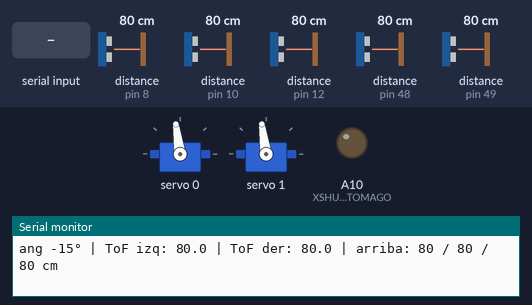
A sketch run on a simulated Arduino Mega 2560, built with avr-gcc and run on an emulated ATmega2560. Parts: 2 × servo, output pins drawn as LEDs (lit = HIGH), the last lines printed to the serial monitor. The inputs (shaded band) are chosen by the test bench; at power-on: distance to the obstacle (sensors on pin 8, pin 48, pin 10, pin 12, pin 49) 80 cm. The echo pulse lasts 58.3 µs per cm; pins used as bus, display or sensor lines are not drawn.

Above: at 15.99 s.
16.0 s: distance to the obstacle (sensor on pin 8) set to 2 cm
At 16.83 s:
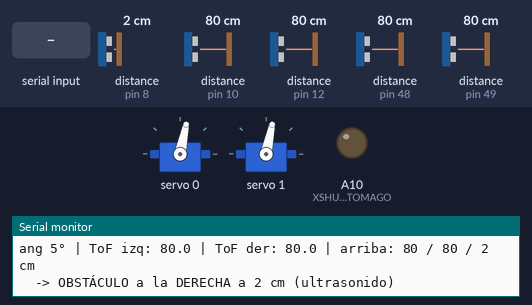
19.0 s: "f" received over Serial
21.1 s: distance to the obstacle (sensor on pin 48) set to 2 cm
24.1 s: "b" received over Serial
At 24.3 s:
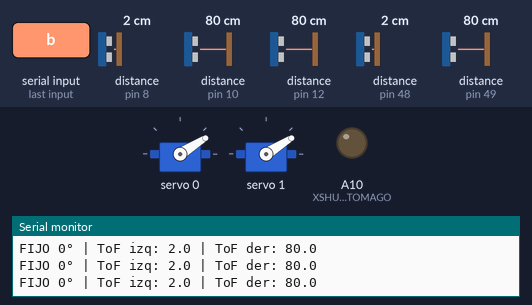
At 25.19 s:
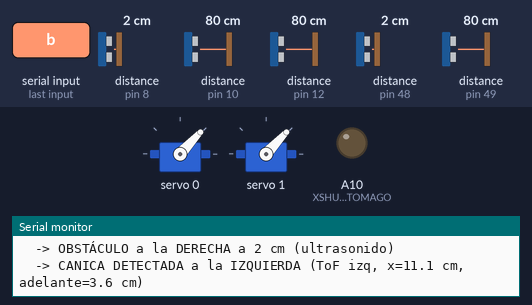
27.1 s: distance to the obstacle (sensor on pin 10) set to 2 cm
At 29.33 s:
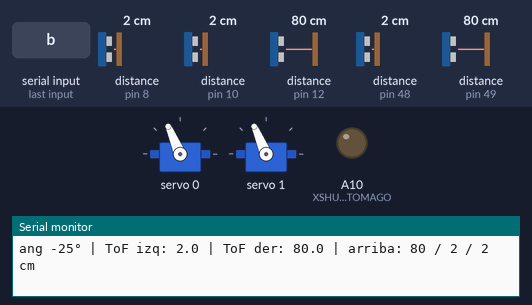
30.1 s: distance to the obstacle (sensor on pin 12) set to 2 cm
Timing chart, 0 to 34.1 s (numbered marks = the images above; inputs shaded):
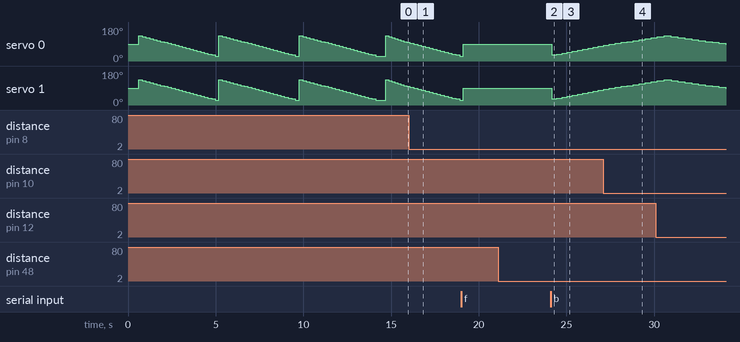

Measured:
- after the input at 24.1 s, servo 0, servo 1: 88° → 32° after 0.06 s, → 37° 0.30 s later, → 42° 0.30 s later, → 47° 0.30 s later, … (10 changes in this stretch)

The sketch:

detector-mixto.ino
```cpp
/*
  Detector de canicas mixto: 3 HC-SR04 arriba + 2 VL53L0X abajo con servo

  Disposición (vista de frente):

        IZQUIERDA     MEDIO      DERECHA
  ARRIBA   US izq      US med      US der      (ultrasonido, obstáculos)
  ABAJO    ToF izq  -------------  ToF der     (láser en cada punta, con servo)

  Conexiones:
    US izq (arriba)  TRIG/ECHO -> 13 / 12
    US med (arriba)  TRIG/ECHO -> 11 / 10
    US der (arriba)  TRIG/ECHO -> 9 / 8
    ToF izq y der    SDA -> D20, SCL -> D21 (I2C del Mega, en paralelo), VIN -> 5V
    ToF izq XSHUT -> A8      ToF der XSHUT -> A9
    ToF estómago     XSHUT -> A10: este sketch lo deja apagado (si no, arranca
                     en 0x29 y choca con los otros dos al darles dirección)
    PCA9685          SDA -> D20, SCL -> D21 (mismo bus que los ToF), VCC -> 5V
                     servo izq -> canal 0, servo der -> canal 1
                     V+ (bornera) -> fuente de 5V aparte, con GND común

  Barrido: los dos servos se mueven a la vez. Ángulo 0 = mirando derecho al
  frente; positivo = hacia afuera (la izquierda gira a la izquierda y la
  derecha a la derecha); negativo = hacia el centro. En cada paso se miden
  los 3 ultrasonidos (eso le da tiempo al servo a frenar) y después los ToF.

  Lógica: al arrancar se calibra el reposo de cada ToF en cada ángulo. Si un
  ToF lee bastante menos que su reposo, hay algo a esa distancia. Se calcula
  dónde está ese punto y se mira el ultrasonido de arriba que apunta para ese
  lado: si también ve algo a esa distancia es un obstáculo alto; si no, es
  una canica. Además, cada ultrasonido de arriba avisa por su cuenta si ve
  un obstáculo cerca. Por el monitor serie: 'c' recalibra, 'f' deja los
  láser quietos mirando al frente (para probar) y 'b' vuelve a barrer.
  Calibrar con el piso despejado: el reposo tiene que ser solo el piso.
*/

#include <Wire.h>
#include <Adafruit_PWMServoDriver.h>
#include <VL53L0X.h>

// ---------- Ultrasonidos de arriba ----------
const uint8_t NUM_US = 3;
const uint8_t US_TRIG[NUM_US] = {13, 11, 9};
const uint8_t US_ECHO[NUM_US] = {12, 10, 8};
const char *LADOS[3] = {"IZQUIERDA", "MEDIO", "DERECHA"};
// Posición lateral (cm, positivo = izquierda) y hacia dónde apunta (grados)
const float US_X_CM[NUM_US] = {5.4, 0.0, -5.4};
const float US_ANG[NUM_US] = {30.0, 0.0, -30.0};
const float US_DIST_MAX_CM = 400.0;
const unsigned long US_TIMEOUT_US = 25000UL;
const unsigned int PAUSA_ENTRE_US_MS = 15;
// Un ultrasonido de arriba que ve algo más cerca que esto avisa de obstáculo
const float US_OBSTACULO_CM = 25.0;

// ---------- ToF de abajo ----------
const uint8_t NUM_TOF = 2;  // 0 = izquierda, 1 = derecha
const uint8_t TOF_XSHUT[NUM_TOF] = {A8, A9};
// ToF del estómago: se mantiene apagado para que no ocupe 0x29
const uint8_t XSHUT_ESTOMAGO = A10;
const uint8_t TOF_DIRECCION[NUM_TOF] = {0x30, 0x31};
// Posición del eje de cada servo (cm): lateral desde el centro del chasis
// (positivo = izquierda) y hacia adelante desde el panel frontal
const float TOF_X_CM[NUM_TOF] = {8.3, -8.3};
const float TOF_EJE_Y_CM = 0.8;
// El chip va pegado al aspa, adelante del eje: gira describiendo un arco
const float TOF_BRAZO_CM = 2.0;
const char *NOMBRE_TOF[NUM_TOF] = {"ToF izq", "ToF der"};
// Más allá de esto el ToF ya no distingue la canica del fondo
const float TOF_ALCANCE_CM = 18.0;
// Caída mínima respecto del reposo para considerar que hay algo
const float TOF_UMBRAL_CM = 8.0;
const float TOF_SIN_OBJETO_CM = 999.0;

// ---------- Servos ----------
const uint8_t SERVO_CANAL[NUM_TOF] = {0, 1};  // canales del PCA9685
// Ancho de pulso para 0° y 180° (típico de un SG90)
const uint16_t SERVO_US_0 = 500;
const uint16_t SERVO_US_180 = 2400;
// Valor del servo con el sensor mirando al frente, y sentido de giro:
// si un servo gira para el lado contrario, cambiá su signo a -1
const uint8_t SERVO_CENTRO[NUM_TOF] = {90, 90};
const int8_t SERVO_SENTIDO[NUM_TOF] = {-1, -1};
const int8_t ANG_MIN = -45;  // hacia el centro
const int8_t ANG_MAX = 60;   // hacia afuera
const int8_t ANG_PASO = 5;
const uint8_t NUM_ANG = (ANG_MAX - ANG_MIN) / ANG_PASO + 1;
// Tiempo mínimo para que el servo llegue y frene (el resto lo cubren los US)
const unsigned int PAUSA_SERVO_MS = 40;

// Si el ultrasonido de arriba ve algo hasta esta distancia más allá del
// punto detectado por el ToF, se considera que es el mismo objeto (alto)
const float MARGEN_OBSTACULO_CM = 6.0;
const uint8_t BARRIDOS_CALIBRACION = 3;

VL53L0X tof[NUM_TOF];
Adafruit_PWMServoDriver pca;  // dirección 0x40 (de fábrica)
float reposoTof[NUM_TOF][NUM_ANG];

float medirUltrasonido(uint8_t i) {
  digitalWrite(US_TRIG[i], LOW);
  delayMicroseconds(2);
  digitalWrite(US_TRIG[i], HIGH);
  delayMicroseconds(10);
  digitalWrite(US_TRIG[i], LOW);

  unsigned long duracion = pulseIn(US_ECHO[i], HIGH, US_TIMEOUT_US);
  if (duracion == 0) {
    return US_DIST_MAX_CM;
  }
  return duracion * 0.0343 / 2.0;
}

void medirUltrasonidos(float dist[]) {
  for (uint8_t i = 0; i < NUM_US; i++) {
    dist[i] = medirUltrasonido(i);
    delay(PAUSA_ENTRE_US_MS);
  }
}

float medirTof(uint8_t k) {
  uint16_t mm = tof[k].readRangeSingleMillimeters();
  if (tof[k].timeoutOccurred() || mm >= 8000) {
    return TOF_SIN_OBJETO_CM;
  }
  return mm / 10.0;
}

int8_t anguloDePaso(uint8_t paso) {
  return ANG_MIN + paso * ANG_PASO;
}

void moverServos(int8_t ang) {
  for (uint8_t k = 0; k < NUM_TOF; k++) {
    int16_t grados = constrain(SERVO_CENTRO[k] + SERVO_SENTIDO[k] * ang, 0, 180);
    pca.writeMicroseconds(SERVO_CANAL[k], map(grados, 0, 180, SERVO_US_0, SERVO_US_180));
  }
}

// Ángulo en el sistema común (positivo = hacia la izquierda)
float anguloGlobal(uint8_t k, int8_t ang) {
  return k == 0 ? ang : -ang;
}

// Modo largo alcance: más sensible al vidrio, que devuelve poca luz
bool iniciarTof(uint8_t k) {
  pinMode(TOF_XSHUT[k], INPUT);  // lo suelta: el pull-up del módulo lo enciende
  delay(50);
  tof[k].setTimeout(500);
  if (!tof[k].init()) {
    return false;
  }
  tof[k].setAddress(TOF_DIRECCION[k]);
  tof[k].setSignalRateLimit(0.1);
  tof[k].setVcselPulsePeriod(VL53L0X::VcselPeriodPreRange, 18);
  tof[k].setVcselPulsePeriod(VL53L0X::VcselPeriodFinalRange, 14);
  tof[k].setMeasurementTimingBudget(33000);
  return true;
}

// Ordena las muestras y devuelve la del medio
float mediana(float valores[], uint8_t n) {
  for (uint8_t i = 1; i < n; i++) {
    float v = valores[i];
    int8_t j = i - 1;
    while (j >= 0 && valores[j] > v) {
      valores[j + 1] = valores[j];
      j--;
    }
    valores[j + 1] = v;
  }
  return valores[n / 2];
}

void calibrar() {
  Serial.println(F("Calibrando: no pongas nada frente a los sensores..."));
  float muestras[NUM_TOF][NUM_ANG][BARRIDOS_CALIBRACION];
  for (uint8_t b = 0; b < BARRIDOS_CALIBRACION; b++) {
    for (uint8_t p = 0; p < NUM_ANG; p++) {
      moverServos(anguloDePaso(p));
      delay(PAUSA_SERVO_MS + 100);
      for (uint8_t k = 0; k < NUM_TOF; k++) {
        muestras[k][p][b] = medirTof(k);
      }
    }
  }
  for (uint8_t k = 0; k < NUM_TOF; k++) {
    Serial.print(F("  Reposo "));
    Serial.print(NOMBRE_TOF[k]);
    Serial.print(F(":"));
    for (uint8_t p = 0; p < NUM_ANG; p++) {
      reposoTof[k][p] = mediana(muestras[k][p], BARRIDOS_CALIBRACION);
      Serial.print(F(" "));
      Serial.print(anguloDePaso(p));
      Serial.print(F("°="));
      Serial.print(reposoTof[k][p], 0);
    }
    Serial.println(F(" cm"));
  }
}

// Decide si lo que vio el ToF k en el paso p es una canica y la informa
void evaluar(uint8_t k, uint8_t p, float d, const float distUs[]) {
  if (d > TOF_ALCANCE_CM || reposoTof[k][p] - d < TOF_UMBRAL_CM) {
    return;
  }

  // Posición del punto detectado (cm): x lateral (+ izquierda), y al frente
  float rad = radians(anguloGlobal(k, anguloDePaso(p)));
  // (desde el eje del servo: el brazo hasta el chip y después la distancia medida)
  float x = TOF_X_CM[k] + (TOF_BRAZO_CM + d) * sin(rad);
  float y = TOF_EJE_Y_CM + (TOF_BRAZO_CM + d) * cos(rad);

  // Ultrasonido de arriba que mejor apunta a ese punto
  uint8_t us = 0;
  float mejorDif = 360.0;
  for (uint8_t i = 0; i < NUM_US; i++) {
    float angPunto = degrees(atan2(x - US_X_CM[i], y));
    float dif = fabs(angPunto - US_ANG[i]);
    if (dif < mejorDif) {
      mejorDif = dif;
      us = i;
    }
  }
  float distAlPunto = sqrt(sq(x - US_X_CM[us]) + sq(y));
  bool obstaculoAlto = distUs[us] <= distAlPunto + MARGEN_OBSTACULO_CM;

  uint8_t lado = x > 3.0 ? 0 : (x < -3.0 ? 2 : 1);
  Serial.print(obstaculoAlto ? F("  -> obstáculo alto a la ") : F("  -> CANICA DETECTADA a la "));
  Serial.print(LADOS[lado]);
  Serial.print(F(" ("));
  Serial.print(NOMBRE_TOF[k]);
  Serial.print(F(", x="));
  Serial.print(x, 1);
  Serial.print(F(" cm, adelante="));
  Serial.print(y, 1);
  Serial.println(F(" cm)"));
}

void setup() {
  Serial.begin(9600);
  for (uint8_t i = 0; i < NUM_US; i++) {
    pinMode(US_TRIG[i], OUTPUT);
    digitalWrite(US_TRIG[i], LOW);
    pinMode(US_ECHO[i], INPUT);
  }

  // Apaga los dos ToF y los enciende de a uno para darles direcciones distintas
  Wire.begin();
  // Si el bus I2C se traba (un cable flojo), corta y lo reinicia en vez de colgarse
  Wire.setWireTimeout(25000, true);
  for (uint8_t k = 0; k < NUM_TOF; k++) {
    pinMode(TOF_XSHUT[k], OUTPUT);
    digitalWrite(TOF_XSHUT[k], LOW);
  }
  pinMode(XSHUT_ESTOMAGO, OUTPUT);
  digitalWrite(XSHUT_ESTOMAGO, LOW);

  // Los servos se centran antes que nada: sirve para montar los sensores
  // mirando al frente aunque los ToF todavía no estén conectados
  pca.begin();
  pca.setOscillatorFrequency(27000000);
  pca.setPWMFreq(50);
  moverServos(0);
  delay(500);

  for (uint8_t k = 0; k < NUM_TOF; k++) {
    if (!iniciarTof(k)) {
      Serial.print(F("No se encontró el "));
      Serial.print(NOMBRE_TOF[k]);
      Serial.println(F(": revisá SDA/SCL, XSHUT y alimentación"));
      while (true) {}
    }
  }

  calibrar();
  Serial.println(F("Detector mixto listo"));
}

void loop() {
  // Barrido de ida y vuelta
  static uint8_t paso = 0;
  static int8_t sentido = 1;
  static bool fijo = false;

  if (Serial.available()) {
    char c = Serial.read();
    if (c == 'c') calibrar();
    if (c == 'f') fijo = true;
    if (c == 'b') fijo = false;
  }

  // Modo fijo: los dos láser quietos mirando al frente, lecturas seguidas
  if (fijo) {
    moverServos(0);
    Serial.print(F("FIJO 0° | ToF izq: "));
    Serial.print(medirTof(0), 1);
    Serial.print(F(" | ToF der: "));
    Serial.println(medirTof(1), 1);
    return;
  }

  moverServos(anguloDePaso(paso));
  delay(PAUSA_SERVO_MS);

  float distUs[NUM_US];
  medirUltrasonidos(distUs);
  float distTof[NUM_TOF];
  for (uint8_t k = 0; k < NUM_TOF; k++) {
    distTof[k] = medirTof(k);
  }

  Serial.print(F("ang "));
  Serial.print(anguloDePaso(paso));
  Serial.print(F("° | ToF izq: "));
  Serial.print(distTof[0], 1);
  Serial.print(F(" | ToF der: "));
  Serial.print(distTof[1], 1);
  Serial.print(F(" | arriba: "));
  for (uint8_t i = 0; i < NUM_US; i++) {
    Serial.print(distUs[i], 0);
    Serial.print(i < NUM_US - 1 ? F(" / ") : F(" cm\n"));
  }

  for (uint8_t i = 0; i < NUM_US; i++) {
    if (distUs[i] < US_OBSTACULO_CM) {
      Serial.print(F("  -> OBSTÁCULO a la "));
      Serial.print(LADOS[i]);
      Serial.print(F(" a "));
      Serial.print(distUs[i], 0);
      Serial.println(F(" cm (ultrasonido)"));
    }
  }

  for (uint8_t k = 0; k < NUM_TOF; k++) {
    evaluar(k, paso, distTof[k], distUs);
  }

  if ((sentido > 0 && paso == NUM_ANG - 1) || (sentido < 0 && paso == 0)) {
    sentido = -sentido;
  }
  paso += sentido;
}
```
